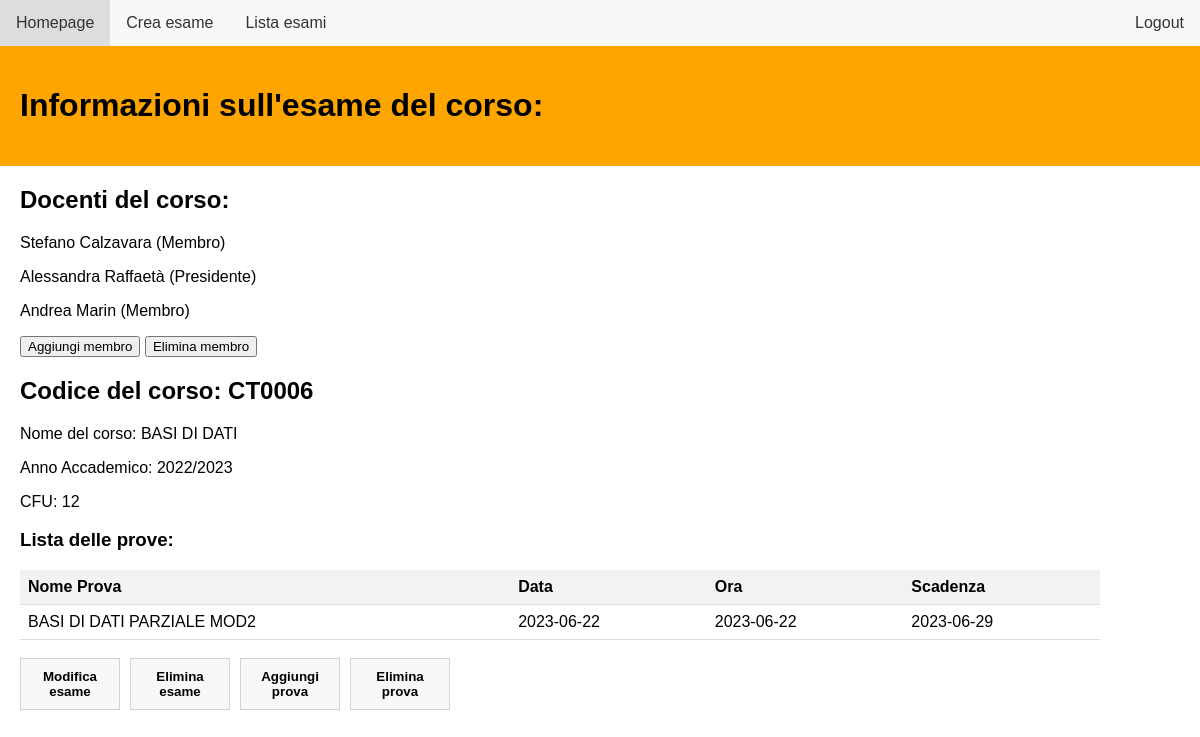
Page /exam_page?idE=CT0006 (signed in) on the earlier database version.
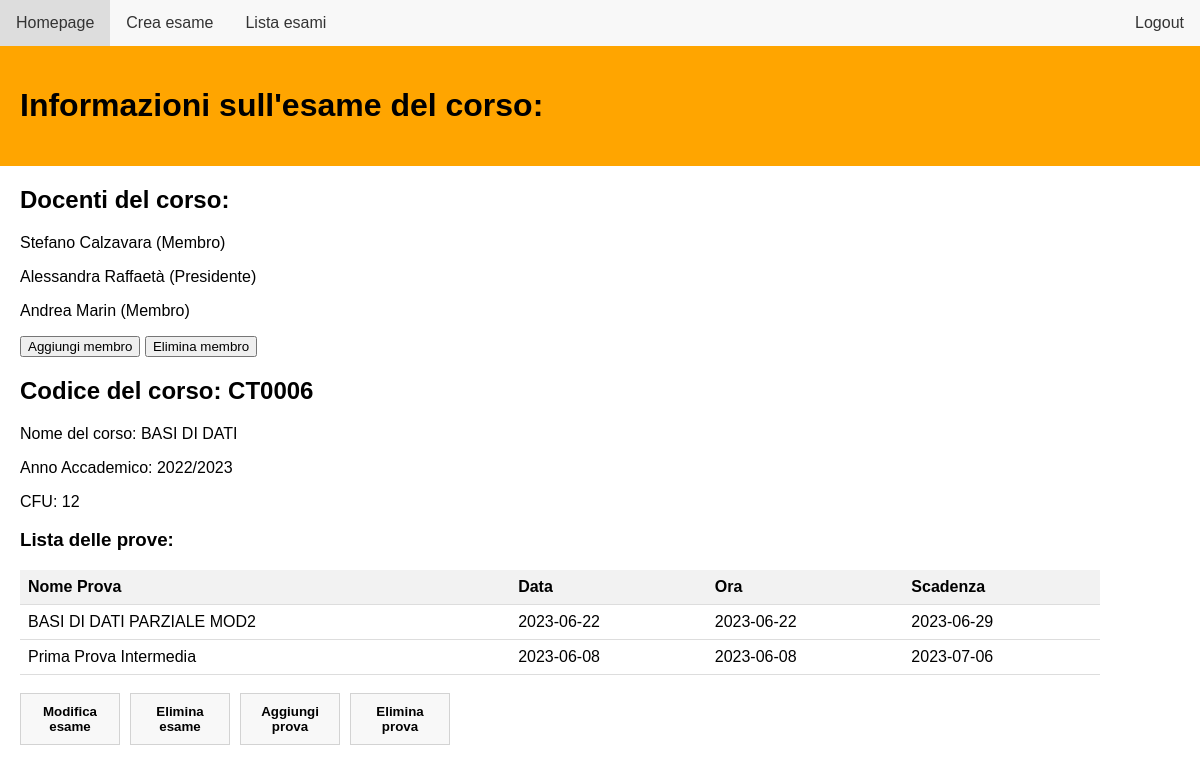
Same page on the later database version.
### db_setup.py (models this page shows, shortened)
class Docente(UserMixin, db.Model):
    idD = db.Column(db.String(100), primary_key=True, unique = True)
    nome = db.Column(db.String(100))
    cognome = db.Column(db.String(100))
    email = db.Column(db.String(100), unique = True)
    password = db.Column(db.String(100))

class Esame( db.Model):
    idE = db.Column(db.Integer, primary_key=True, unique = True)
    nome = db.Column(db.String(100))
    anno_accademico = db.Column(db.String(100))
    cfu = db.Column(db.Integer)

class Prova( db.Model ):
    idP = db.Column(db.String(100), primary_key=True)
    nome_prova = db.Column(db.String(100))
    tipo_prova = db.Column(Enum('scritto', 'orale', 'pratico', 'completo'), name='tipo_prova')
    tipo_voto = db.Column(db.String(100))
    data = db.Column(db.Date)
    ora_prova = db.Column(db.Integer)
    data_scadenza = db.Column(db.Date)
    idE = db.Column(db.String(100), db.ForeignKey('esame.idE'))
    idD = db.Column(db.Integer, db.ForeignKey('docente.idD'))

### routes.py (the view)
@bp.route('/exam_page', methods=['GET', 'POST'])
@login_required
def exam_page():
    from db_setup import Esame, Docente, Prova, db, Creazione_esame
    idE = request.args.get('idE')
    esame = Esame.query.filter_by(idE=idE).first()
    lista_docenti = db.session.query(Docente).join(Creazione_esame).filter(Creazione_esame.idE == idE).all()
    lista_prove = db.session.query(Prova).filter(Prova.idE == idE).all()
    docenti_roles = (
        db.session.query(Docente, Creazione_esame.ruolo_docente)
        .join(Creazione_esame)
        .filter(Creazione_esame.idE == idE)
        .all()
    )
    return flask.render_template('exam_page.html', esame=esame, lista_prove=lista_prove, lista_docenti=lista_docenti, docenti_roles=docenti_roles)

### routes.py (called while the page is built)
@login_manager.user_loader
def load_user(user_id):
    from db_setup import Docente
    return Docente.query.get(user_id)

### app/templates/exam_page.html (shortened to what this page needs)
<!DOCTYPE html>
<html lang="en">
<head>
    <link rel="stylesheet" href="../static/exam_page.css">
</head>
<body>
    <ul>
        <li><a href="{{ url_for('routes.homepage') }}">Homepage</a></li>
        <li><a href="{{ url_for('routes.create_exam') }}">Crea esame</a></li>
        <li><a href="{{ url_for('routes.view_exams') }}">Lista esami</a></li>
        <li style="float:right"><a href="{{ url_for('routes.login') }}">Logout</a></li>
    </ul>
    <div id="Informazioni" class="w3-container">
        <h1>Informazioni sull'esame del corso:</h1>
    </div>
    <div id="Exam_Details">
        <h2>Docenti del corso:</h2>
        {% for docente, role_name in docenti_roles %}
            <p>{{ docente.nome }} {{ docente.cognome }} ({{ role_name }})</p>
        {% endfor %}
        <button id="button_membri" type="button" onclick="window.location.href='{{url_for('routes.docenti_list', idE=esame.idE)}}'">Aggiungi membro</button>
        <button id="button_membri" type="button" onclick="window.location.href='{{url_for('routes.docenti_list', idE=esame.idE)}}'">Elimina membro</button>
        <h2>Codice del corso: {{ esame.idE }}</h2>
        <p>Nome del corso: {{ esame.nome }}</p>
        <p>Anno Accademico: {{ esame.anno_accademico }}</p>
        <p>CFU: {{ esame.cfu }}</p>
    </div>
    <div id="ListaProve">
        <h3>Lista delle prove:</h3>
        <table>
            <thead>
                <tr>
                    <th>Nome Prova</th>
                    <th>Data</th>
                    <th>Ora</th>
                    <th>Scadenza</th>
                </tr>
            </thead>
            <tbody>
                {% for prova in lista_prove %}
                    <tr>
                        <td>{{ prova.nome_prova }}</td>
                        <td>{{ prova.data }}</td>
                        <td>{{ prova.data }}</td>
                        <td>{{ prova.data_scadenza}}</td>
                    </tr>
                {% endfor %}
            </tbody>
        </table>
    </div>
    <br>
    <div class="button-container">
        <button id="button_exam" type="button">Modifica esame</button>
        <button id="button_exam" type="button">Elimina esame</button>
        <button id="button_exam" type="button" onclick="window.location.href='{{url_for('routes.create_test', idE=esame.idE)}}'">Aggiungi prova</button>
        <button id="button_exam" type="button">Elimina prova</button>
    </div>
</body>
</html>

### app/static/exam_page.css (style rules this page uses)
#Informazioni { background-color: orange; color:black; padding: 20px; }
body { font-family: Arial, sans-serif; margin: 0; padding: 0; }
ul { list-style-type: none; margin: 0; padding: 0; overflow: hidden; background-color: #f8f8f8; }
li { float: left; }
li a { display: block; color: #333; text-align: center; padding: 14px 16px; text-decoration: none; }
#Exam_Details, #ListaProve { position: relative; left:20px; }
#button_exam { padding: 10px 20px; cursor: pointer; font-weight: bold; max-width: 100px; position:relative; left:20px; background-color: #f8f8f8; color: black; border: 1px solid lightgrey; }
.button-container { display: flex; gap: 10px; margin-bottom: 10px; }
table { width: 90%; border-collapse: collapse; }
th, td { text-align: left; border-bottom: 1px solid #ddd; padding: 8px; }
th { background-color: #f2f2f2; }

Differences in the rows shown:
added Prova: nome_prova "Prima Prova Intermedia", data "2023-06-08", data_scadenza "2023-07-06"
